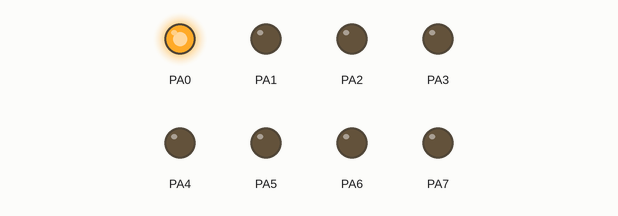
Bench run of a program on a simulated ATmega32, built with avr-gcc and emulated at 8 MHz. On the bench: output pins drawn as LEDs (lit = HIGH).

Above: at 0.2 s.
At 1.2 s:
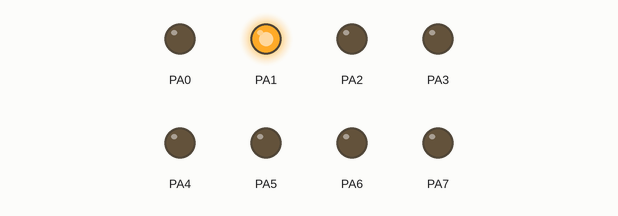
At 2.3 s:
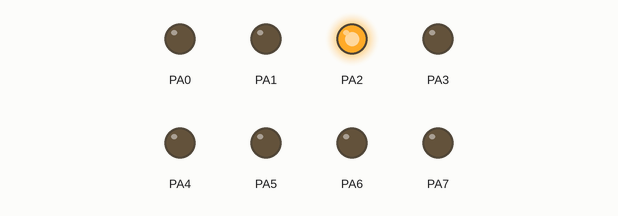
At 5.4 s:
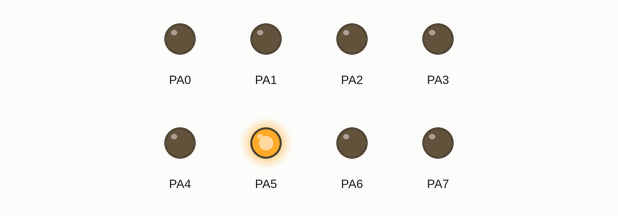
At 7.5 s:
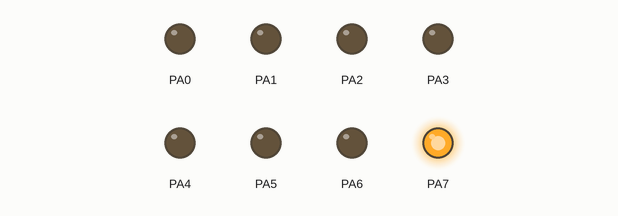
At 10.1 s:
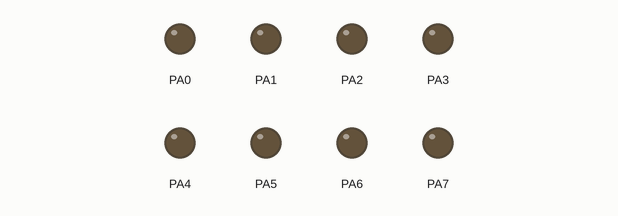
Timing chart, 0 to 10.8 s (numbered marks = the images above):
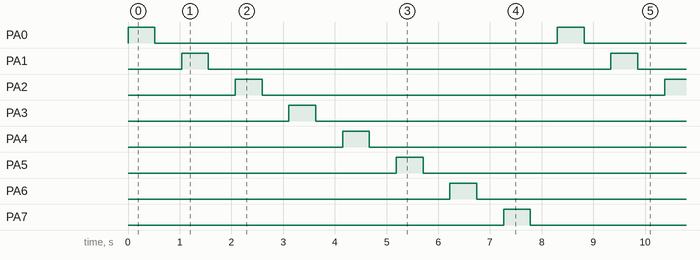

Measured:
- by itself, PA0–7: alternates HIGH for 0.52 s and LOW for 7.8 s
- by itself, everything shown: repeats every 8.3 s, in 16 steps

The program:

main.c
```c
/*
 * main.c
 *
 *  Created on: Sep 2, 2022
 *      Author: Mokhtar
 */
#include"STD_TYPES.h"
#include<avr/io.h>
#include"BIT_MATH.h"
#include <util/delay.h>

int main(void)
{
DDRA=0xff;


	while(1)
	{
#if 0
		for(int i=0;i<=7;i++)
		{
		SET_BIT(PORTA,i);
		_delay_ms(500);
		}
		for(int i=0;i<=7;i++)
		{
			CLR_BIT(PORTA,i);
			_delay_ms(500);
		}
#endif
		for(int i=0;i<=7;i++)
				{
				SET_BIT(PORTA,i);
				_delay_ms(500);
				CLR_BIT(PORTA,i);
				_delay_ms(500);
				}
		}

}
```

BIT_MATH.h
```c
#ifndef BIT_MATH_H
#define BIT_MATH_H

#define SET_BIT(VAR,BITNO)     (VAR|=(1<<BITNO))
#define CLR_BIT(VAR,BITNO)     (VAR&=~(1<<BITNO))
#define GET_BIT(VAR,BITNO)     ((VAR>>BITNO)&1)
#define TOG_BIT(VAR,BITNO)     (VAR^=(1<<BITNO))

#endif
```

STD_TYPES.h
```c
#ifndef STD_TYPES_H
#define STD_TYPES_H

typedef unsigned char       u8;
typedef signed char         s8;
typedef unsigned short int u16;
typedef signed short int   s16;
typedef unsigned long int  u32;
typedef signed long int    s32;
typedef float              f32;
typedef double             f64;
typedef long double        f128;

#define STD_TYPES_OK            1
#define STD_TYPES_NOK           0

//#define NULL                   ((void*)0)

#endif
```
